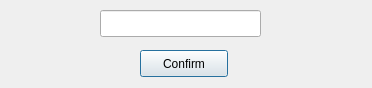
<?xml version="1.0" encoding="UTF-8"?>
<ui version="4.0">
 <class>PasswdDialog</class>
 <widget class="QDialog" name="PasswdDialog">
  <property name="geometry">
   <rect>
    <x>0</x>
    <y>0</y>
    <width>372</width>
    <height>88</height>
   </rect>
  </property>
  <property name="windowTitle">
   <string>Please Input Password</string>
  </property>
  <widget class="QPushButton" name="pushButton_confirm">
   <property name="geometry">
    <rect>
     <x>140</x>
     <y>50</y>
     <width>88</width>
     <height>27</height>
    </rect>
   </property>
   <property name="text">
    <string>Confirm</string>
   </property>
  </widget>
  <widget class="QLineEdit" name="lineEdit_passwd">
   <property name="geometry">
    <rect>
     <x>100</x>
     <y>10</y>
     <width>161</width>
     <height>27</height>
    </rect>
   </property>
   <property name="inputMask">
    <string/>
   </property>
   <property name="text">
    <string/>
   </property>
   <property name="maxLength">
    <number>32767</number>
   </property>
   <property name="echoMode">
    <enum>QLineEdit::Password</enum>
   </property>
  </widget>
 </widget>
 <resources/>
 <connections/>
</ui>
